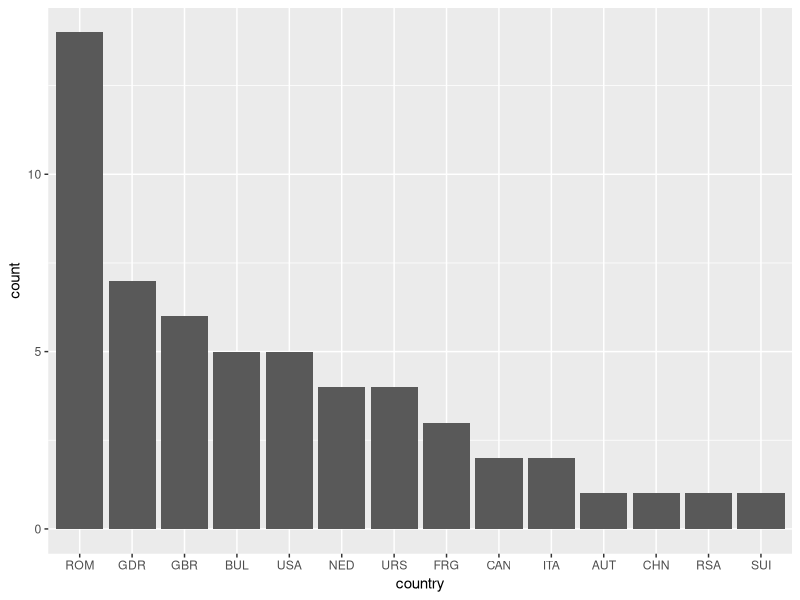
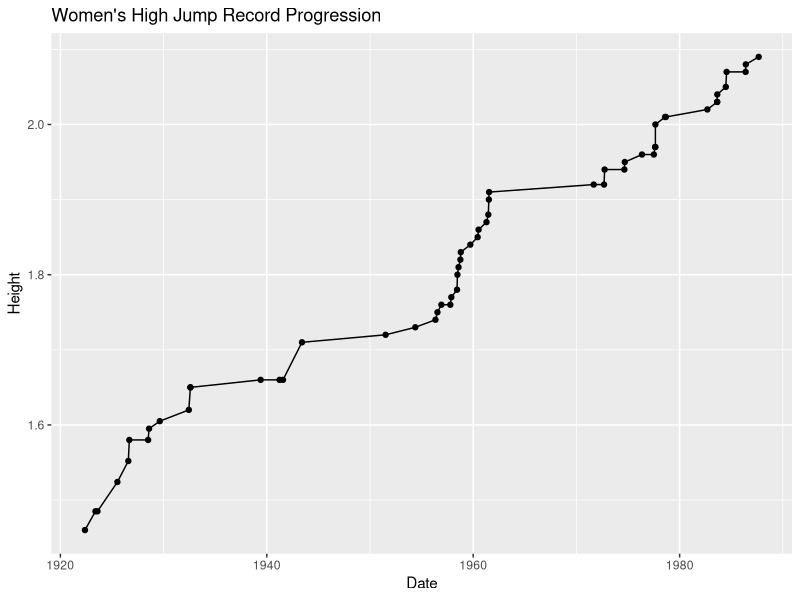
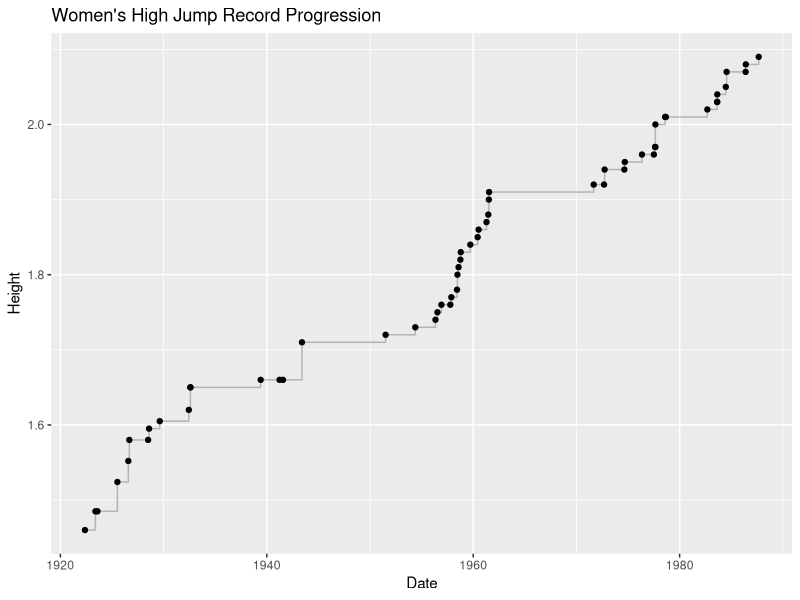
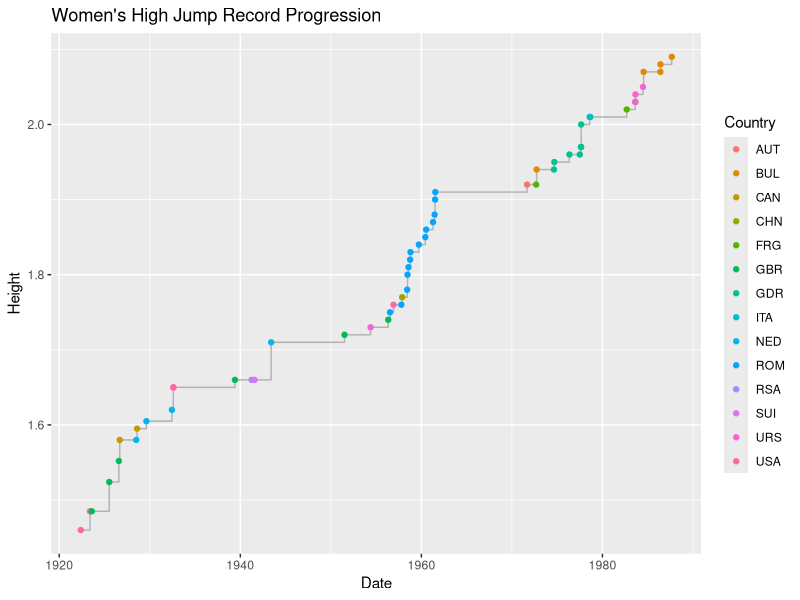

The R source for these figures, in order:
## ---- chunk 1
# read data
dat <- read.csv("womens-high-jump-records.csv", stringsAsFactors = FALSE)

# take a peek
head(dat)
## ---- chunk 2
paste("Go", "Bears", "!")
paste0("Go", "Bears", "!")
## ---- chunk 3
# your vector athlete_name 
## ---- chunk 4
# your vector athlete
## ---- chunk 5
# your expand_month() function


# test it with expand_month("Apr") and expand_month("Xyz")
## ---- chunk 6
# your for loop to get new_month
## ---- chunk 7
# use lapply and sapply
## ---- chunk 8
# your vector full_month
## ---- chunk 9
# your vector dates
## ---- chunk 10
# date formatting
# complete as necessary: dates <- as.Date(dates, ...)
## ---- chunk 11
# your data frame "womens"
## ---- chunk 12
library(dplyr)
## ---- chunk 13
# distinct countries
## ---- chunk 14
# compute vector of height in inches
## ---- chunk 15
# add column height_inches to dat
## ---- chunk 16
# records per country

# records per country in descending order

# records per year

# records per year in descending order
## ---- chunk 17
# number of records per country

# number of records per country in decreasing order

## ---- chunk 18
library(ggplot2)
## ---- chunk 19
# your scatterplot
## ---- chunk 20
# your scatterplot
## ---- chunk 21
# scatterplot with line
## ---- chunk 22
# scatterplot with step line
## ---- chunk 23
# scatterplot with step line, color points by country
## ---- chunk 24
# vector athlete_name
athlete_name <- paste(dat$first, dat$last)

# vector athlete
athlete <- paste0(athlete_name, " (", dat$country, ")")

# month in full name
a <- "Jan"

switch(a,
       "Jan" = month.name[1],
       "Feb" = month.name[2],
       "Mar" = month.name[3], 
       "Apr" = month.name[4],
       "May" = month.name[5],
       "Jun" = month.name[6],
       "Jul" = month.name[7],
       "Aug" = month.name[8],
       "Sep" = month.name[9],
       "Oct" = month.name[10],
       "Nov" = month.name[11],
       "Dec" = month.name[12],
       NA)


# your expand_month() function
expand_month <- function(mon = 'Jan') {
  switch(mon,
       "Jan" = month.name[1],
       "Feb" = month.name[2],
       "Mar" = month.name[3], 
       "Apr" = month.name[4],
       "May" = month.name[5],
       "Jun" = month.name[6],
       "Jul" = month.name[7],
       "Aug" = month.name[8],
       "Sep" = month.name[9],
       "Oct" = month.name[10],
       "Nov" = month.name[11],
       "Dec" = month.name[12],
       NA)
}


# Your for loop to get new_month
# 1st) initialize an empty character vector
new_month <- character(length(dat$month))

# now the loop
for (m in 1:length(dat$month)) {
  new_month[m] <- expand_month(dat$month[m])
}


# use lapply and sapply to get full name of month
lapply_month <- lapply(dat$month, expand_month)
sapply_month <- sapply(dat$month, expand_month)

# vector full_month
full_month <- sapply(dat$month, expand_month)

# vector dates
dates <- paste(dat$day, full_month, dat$year)

# format date
dates <- as.Date(dates, "%d %B %Y")

# data frame "womens"
womens <- data.frame(
  Height = dat$height,
  Athlete = athlete_name,
  Country = dat$country,
  Date = dates
)


# ================================================================
# Data Manipulation with dplyr
# ================================================================

# distinct countries
unique_countries <- dat %>% distinct(country)

# compute vector of height in inches
height_inches <- transmute(dat, height_inches = height * 39.3701)

# add column height_inches to 'dat'
dat <- mutate(dat, height_inches = height * 39.3701)

# records per country
per_country <- dat %>% 
  group_by(country) %>%
  summarise(records = n())

# records per country in descending order
per_country_desc <- per_country %>%
  arrange(desc(records))

# records per year
per_year <- dat %>%
  group_by(year) %>%
  summarise(records = n())

# records per year in descending order
per_year_desc <- per_year %>%
  arrange(desc(records))


# records per athlete
per_athlete <- womens %>% 
  group_by(Athlete) %>%
  summarise(records = n())

# number of records per country in decreasing order
per_athlete_desc <- per_country %>% 
  arrange(desc(records))


# ================================================================
# Data Visualiztion with ggplot2
# ================================================================

# bar-chart with the number of records per country:
# to order the bars, you can use scale_x_discrete() and specify
# the order of the bars
ggplot(dat, aes(x = country)) + 
  geom_bar() + 
  scale_x_discrete(limits = per_country_desc$country)

# ggplot object (for convenient purposes and save retyping)
progression <- ggplot(data = womens, aes(x = Date, y = Height)) +
  ggtitle("Women's High Jump Record Progression")

# scatterplot with line
progression + geom_line() + geom_point()

# scatterplot with step line
progression + geom_step(color = "gray70") + geom_point()

# scatterplot with step line, color points by country
progression + 
  geom_step(color = "gray70") + 
  geom_point(aes(color = Country))
